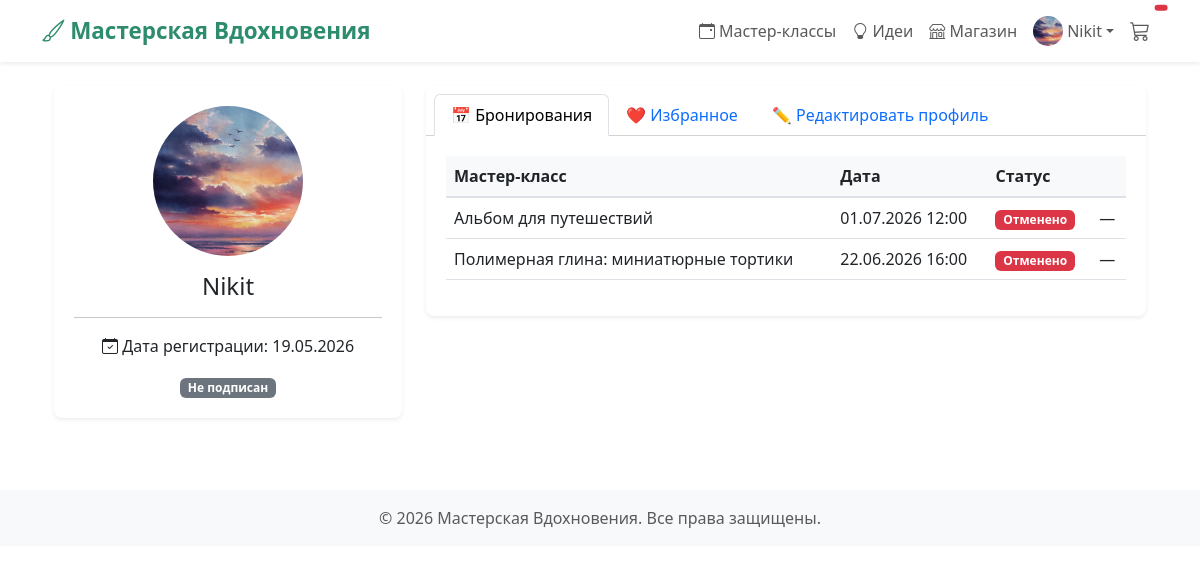
/users/profile/ (signed in), run on the app's committed database.
### users/models.py (models this page shows, shortened)
class User(AbstractUser):
    phone = models.CharField(max_length=20, blank=True, verbose_name='Телефон')
    avatar = models.ImageField(upload_to='avatars/', blank=True, null=True, verbose_name='Аватар')
    is_subscribed = models.BooleanField(default=False, verbose_name='Подписка на новости')
    groups = models.ManyToManyField(
        'auth.Group',
        related_name='custom_user_set',
        blank=True,
    )
    user_permissions = models.ManyToManyField(
        'auth.Permission',
        related_name='custom_user_permissions_set',
        blank=True,
    )
    class Meta:
        verbose_name = 'Пользователь'
        verbose_name_plural = 'Пользователи'

### masterclasses/models.py (models this page shows, shortened)
class Booking(models.Model):
    STATUS_CHOICES = [
        ('pending', 'Ожидает оплаты'),
        ('paid', 'Оплачено'),
        ('cancelled', 'Отменено'),
        ('completed', 'Проведено'),
    ]
    user = models.ForeignKey(settings.AUTH_USER_MODEL, on_delete=models.CASCADE, verbose_name='Пользователь')
    masterclass = models.ForeignKey(MasterClass, on_delete=models.CASCADE, verbose_name='Мастер-класс')
    status = models.CharField(max_length=20, choices=STATUS_CHOICES, default='pending', verbose_name='Статус')
    created_at = models.DateTimeField(auto_now_add=True, verbose_name='Дата бронирования')
    updated_at = models.DateTimeField(auto_now=True, verbose_name='Дата обновления')

class MasterClass(models.Model):
    DIFFICULTY_CHOICES = [
        ('beginner', 'Новичок'),
        ('medium', 'Средний'),
        ('advanced', 'Продвинутый'),
    ]
    title = models.CharField(max_length=200, verbose_name='Название')
    description = models.TextField(verbose_name='Описание')
    category = models.ForeignKey(Category, on_delete=models.CASCADE, verbose_name='Категория')
    difficulty = models.CharField(max_length=10, choices=DIFFICULTY_CHOICES, verbose_name='Сложность')
    duration = models.IntegerField(help_text='минуты', verbose_name='Длительность')
    price = models.DecimalField(max_digits=8, decimal_places=2, verbose_name='Цена')
    max_seats = models.PositiveIntegerField(verbose_name='Максимум мест')
    image = models.ImageField(upload_to='masterclasses/', verbose_name='Изображение')
    schedule = models.DateTimeField(verbose_name='Дата и время')
    is_active = models.BooleanField(default=True, verbose_name='Активно')
    class Meta:
        verbose_name = 'Мастер-класс'
        verbose_name_plural = 'Мастер-классы'

### users/views.py (the view)
# urls.py: path('profile/', profile, name='profile'),
@login_required
def profile(request):
    bookings = Booking.objects.filter(user=request.user).select_related('masterclass')
    favorites = Favorite.objects.filter(user=request.user).select_related('idea')
    if request.method == 'POST':
        form = UserProfileForm(request.POST, request.FILES, instance=request.user)
        if form.is_valid():
            form.save()
            return redirect('profile')
    else:
        form = UserProfileForm(instance=request.user)
    return render(request, 'users/profile.html', {
        'bookings': bookings,
        'favorites': favorites,
        'form': form
    })

### templates/users/profile.html (shortened to what this page needs)
{% extends 'base.html' %}
{% load static %}
{% block content %}
<div class="container my-4">
    <div class="row">
        <div class="col-md-4 mb-4">
            <div class="card shadow-sm">
                <div class="card-body text-center">
                    {% if user.avatar %}
                        <img src="{{ user.avatar.url }}" alt="Аватар" class="rounded-circle img-fluid mb-3" style="width: 150px; height: 150px; object-fit: cover;">
                    {% else %}
                        <img src="https://via.placeholder.com/150?text=Avatar" alt="Аватар" class="rounded-circle img-fluid mb-3" style="width: 150px; height: 150px;">
                    {% endif %}
                    <h4>{{ user.username }}</h4>
                    <hr>
                    <p><i class="bi bi-calendar-check"></i> Дата регистрации: {{ user.date_joined|date:"d.m.Y" }}</p>
                    {% if user.is_subscribed %}
                        <span class="badge bg-success">Подписан на новости</span>
                    {% else %}
                        <span class="badge bg-secondary">Не подписан</span>
                    {% endif %}
                </div>
            </div>
        </div>
        <div class="col-md-8">
            <div class="card shadow-sm">
                <div class="card-header bg-white">
                    <ul class="nav nav-tabs card-header-tabs" id="profileTab" role="tablist">
                        <li class="nav-item">
                            <button class="nav-link active" id="bookings-tab" data-bs-toggle="tab" data-bs-target="#bookings" type="button">📅 Бронирования</button>
                        </li>
                        <li class="nav-item">
                            <button class="nav-link" id="favorites-tab" data-bs-toggle="tab" data-bs-target="#favorites" type="button">❤️ Избранное</button>
                        </li>
                        <li class="nav-item">
                            <button class="nav-link" id="profile-tab" data-bs-toggle="tab" data-bs-target="#profile" type="button">✏️ Редактировать профиль</button>
                        </li>
                    </ul>
                </div>
                <div class="card-body">
                    <div class="tab-content">
                        <div class="tab-pane fade show active" id="bookings">
                            {% if bookings %}
                            <table class="table table-hover">
                                <thead><tr><th>Мастер-класс</th><th>Дата</th><th>Статус</th><th></th></tr></thead>
                                <tbody>{% for b in bookings %}
                                <tr><td>{{ b.masterclass.title }}</td><td>{{ b.masterclass.schedule|date:"d.m.Y H:i" }}</td>
                                <td>{% if b.status == 'pending' %}<span class="badge bg-warning">Ожидает оплаты</span>{% elif b.status == 'paid' %}<span class="badge bg-success">Оплачено</span>{% elif b.status == 'cancelled' %}<span class="badge bg-danger">Отменено</span>{% else %}<span class="badge bg-secondary">Проведено</span>{% endif %}</td>
                                <td>{% if b.status == 'pending' %}<a href="{% url 'cancel_booking' b.id %}" class="btn btn-sm btn-outline-danger">Отменить</a>{% else %}—{% endif %}</td>
                                </tr>{% endfor %}
                                </tbody>
                            </table>
                            {% else %}<p>Бронирований нет.</p>{% endif %}
                        </div>
                    </div>
                </div>
            </div>
        </div>
    </div>
</div>
{% endblock %}

### templates/base.html (shortened to what this page needs)
<!DOCTYPE html>
<html lang="ru">
<head>
    <link href="https://cdn.jsdelivr.net/npm/bootstrap@5.3.0/dist/css/bootstrap.min.css" rel="stylesheet">
    <link rel="stylesheet" href="https://cdn.jsdelivr.net/npm/bootstrap-icons@1.11.3/font/bootstrap-icons.min.css">
    {% load static %}
    <link rel="stylesheet" href="{% static 'css/style.css' %}">
</head>
<body>
<nav class="navbar navbar-expand-lg navbar-light bg-white shadow-sm sticky-top">
    <div class="container">
        <a class="navbar-brand fw-bold text-success" href="{% url 'home' %}">
            <i class="bi bi-brush"></i> Мастерская Вдохновения
        </a>
        <div class="collapse navbar-collapse" id="navbarNav">
            <ul class="navbar-nav ms-auto align-items-center">
                <li class="nav-item">
                    <a class="nav-link" href="{% url 'masterclass_list' %}">
                        <i class="bi bi-calendar-event"></i> Мастер-классы
                    </a>
                </li>
                <li class="nav-item">
                    <a class="nav-link" href="{% url 'idea_list' %}">
                        <i class="bi bi-lightbulb"></i> Идеи
                    </a>
                </li>
                <li class="nav-item">
                    <a class="nav-link" href="{% url 'product_list' %}">
                        <i class="bi bi-shop"></i> Магазин
                    </a>
                </li>
                {% if user.is_authenticated %}
                    <li class="nav-item dropdown">
                        <a class="nav-link dropdown-toggle d-flex align-items-center" href="#" id="userDropdown" role="button" data-bs-toggle="dropdown">
                            {% if user.avatar %}
                                <img src="{{ user.avatar.url }}" alt="avatar" class="rounded-circle me-1" width="30" height="30" style="object-fit: cover;">
                            {% else %}
                                <i class="bi bi-person-circle me-1 fs-5"></i>
                            {% endif %}
                            <span>{{ user.username }}</span>
                        </a>
                    </li>
                {% endif %}
                <li class="nav-item">
                    <a class="nav-link position-relative" href="{% url 'cart_detail' %}">
                        <i class="bi bi-cart3 fs-5"></i>
                        <span id="cart-count" class="position-absolute top-0 start-100 translate-middle badge rounded-pill bg-danger">
                        </span>
                    </a>
                </li>
            </ul>
        </div>
    </div>
</nav>
<main class="container my-4">
    {% block content %}
    {% endblock %}
</main>
<footer class="bg-light text-center text-muted py-3 mt-5">
    <div class="container">
        <p class="mb-0">© 2026 Мастерская Вдохновения. Все права защищены.</p>
    </div>
</footer>
</body>
</html>

### static/css/style.css (style rules this page uses)
:root { --primary-green: #2d8c6e; --primary-dark: #1a5f4a; --primary-light: #4aa37e; --gray-bg: #f8f9fa; --border-radius: 0.5rem; --box-shadow: 0 0.25rem 0.75rem rgba(0, 0, 0, 0.05); --transition: all 0.2s ease-in-out; }
body { font-family: 'Segoe UI', Roboto, 'Helvetica Neue', sans-serif; background-color: #fff; color: #212529; }
.navbar { box-shadow: 0 2px 10px rgba(0, 0, 0, 0.05); transition: var(--transition); }
.navbar-brand { font-weight: 700; font-size: 1.4rem; }
.nav-link { font-weight: 500; transition: var(--transition); }
#cart-count { font-size: 0.7rem; background-color: #dc3545; color: white; padding: 0.2rem 0.4rem; border-radius: 50%; margin-left: 0.2rem; }
.card { border: none; border-radius: var(--border-radius); transition: var(--transition); overflow: hidden; background-color: white; box-shadow: var(--box-shadow); }
.card-body { padding: 1.25rem; }
.table { vertical-align: middle; }
.table thead th { background-color: var(--gray-bg); border-bottom: 2px solid #dee2e6; font-weight: 600; }
.badge.bg-danger { background-color: #dc3545 !important; }
.badge.bg-secondary { background-color: #6c757d !important; }
.text-success { color: var(--primary-green) !important; }
a { color: var(--primary-green); text-decoration: none; transition: var(--transition); }

### data on the page
User: avatar (picture), username "Nikit", date_joined "19.05.2026"
Booking: masterclass "Альбом для путешествий", masterclass.schedule "01.07.2026 12:00", status "Отменено"
Booking: masterclass "Полимерная глина: миниатюрные тортики", masterclass.schedule "22.06.2026 16:00", status "Отменено"
